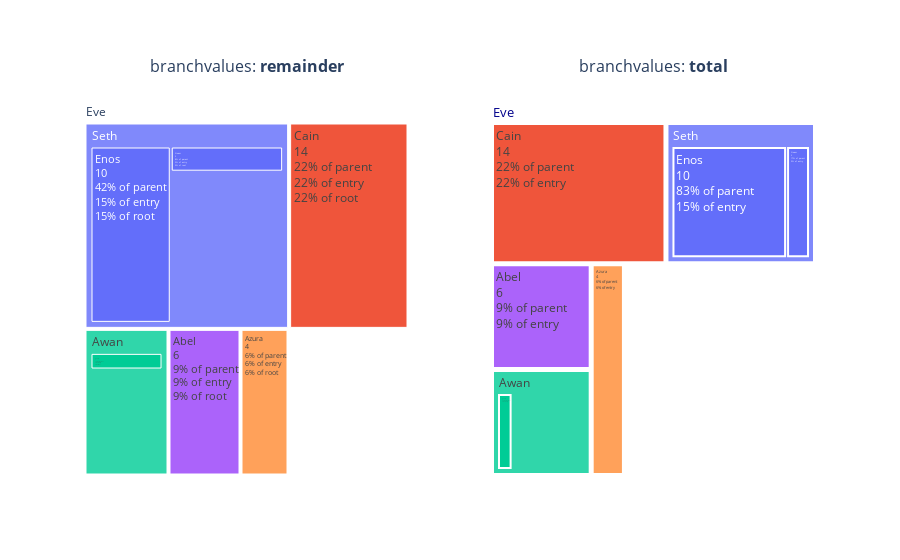

Notebook code cell kept with this figure:
### Markdown cell above
<h3 id="Set-Different-Attributes-in-Treemap">Set Different Attributes in Treemap<a class="anchor-link" href="#Set-Different-Attributes-in-Treemap">¶</a></h3><p>This example uses the following attributes:</p>
<ol>
<li><a href="https://plot.ly/python/reference/#treemap-values">values</a>: sets the values associated with each of the sectors.</li>
<li><a href="https://plot.ly/python/reference/#treemap-textinfo">textinfo</a>: determines which trace information appear on the graph that can be 'text', 'value', 'current path', 'percent root', 'percent entry', and 'percent parent', or any combination of them.  </li>
<li><a href="https://plot.ly/python/reference/#treemap-pathbar">pathbar</a>: a main extra feature of treemap to display the current path of the visible portion of the hierarchical map. It may also be useful for zooming out of the graph.</li>
<li><a href="https://plot.ly/python/reference/#treemap-branchvalues">branchvalues</a>: determines how the items in <code>values</code> are summed. When set to "total", items in <code>values</code> are taken to be value of all its descendants. In the example below Eva = 65, which is equal to 14 + 12 + 10 + 2 + 6 + 6 + 1 + 4. 
When set to "remainder", items in <code>values</code> corresponding to the root and the branches sectors are taken to be the extra part not part of the sum of the values at their leaves.</li>
</ol>

### Code cell
import plotly.graph_objects as go
from plotly.subplots import make_subplots

labels = ["Eve", "Cain", "Seth", "Enos", "Noam", "Abel", "Awan", "Enoch", "Azura"]
parents = ["", "Eve", "Eve", "Seth", "Seth", "Eve", "Eve", "Awan", "Eve"]

fig = make_subplots(
    cols = 2, rows = 1,
    column_widths = [0.4, 0.4],
    subplot_titles = ('branchvalues: <b>remainder<br />&nbsp;<br />', 'branchvalues: <b>total<br />&nbsp;<br />'),
    specs = [[{'type': 'treemap', 'rowspan': 1}, {'type': 'treemap'}]]    
)

fig.add_trace(go.Treemap(
    labels = labels,
    parents = parents,
    values =  [10, 14, 12, 10, 2, 6, 6, 1, 4],
    textinfo = "label+value+percent parent+percent entry+percent root",
    ), 
              row = 1, col = 1)

fig.add_trace(go.Treemap(
    branchvalues = "total",
    labels = labels,
    parents = parents,
    values = [65, 14, 12, 10, 2, 6, 6, 1, 4],
    textinfo = "label+value+percent parent+percent entry",
    outsidetextfont = {"size": 20, "color": "darkblue"},
    marker = {"line": {"width": 2}},
    pathbar = {"visible": False}),
              row = 1, col = 2)

fig.show()

### Figure 1 — Plotly figure (JSON) as saved in the notebook; plotly's stock layout.template omitted (floating-point values rounded to 4 significant figures)
{"data": [{"domain": {"x": [0, 0.45], "y": [0, 1]}, "labels": ["Eve", "Cain", "Seth", "Enos", "Noam", "Abel", "Awan", "Enoch", "Azura"], "parents": ["", "Eve", "Eve", "Seth", "Seth", "Eve", "Eve", "Awan", "Eve"], "textinfo": "label+value+percent parent+percent entry+percent root", "type": "treemap", "values": [10, 14, 12, 10, 2, 6, 6, 1, 4]}, {"branchvalues": "total", "domain": {"x": [0.55, 1], "y": [0, 1]}, "labels": ["Eve", "Cain", "Seth", "Enos", "Noam", "Abel", "Awan", "Enoch", "Azura"], "marker": {"line": {"width": 2}}, "outsidetextfont": {"color": "darkblue", "size": 20}, "parents": ["", "Eve", "Eve", "Seth", "Seth", "Eve", "Eve", "Awan", "Eve"], "pathbar": {"visible": false}, "textinfo": "label+value+percent parent+percent entry", "type": "treemap", "values": [65, 14, 12, 10, 2, 6, 6, 1, 4]}], "layout": {"annotations": [{"font": {"size": 16}, "showarrow": false, "text": "branchvalues: <b>remainder<br />&nbsp;<br />", "x": 0.225, "xanchor": "center", "xref": "paper", "y": 1, "yanchor": "bottom", "yref": "paper"}, {"font": {"size": 16}, "showarrow": false, "text": "branchvalues: <b>total<br />&nbsp;<br />", "x": 0.775, "xanchor": "center", "xref": "paper", "y": 1, "yanchor": "bottom", "yref": "paper"}]}}
